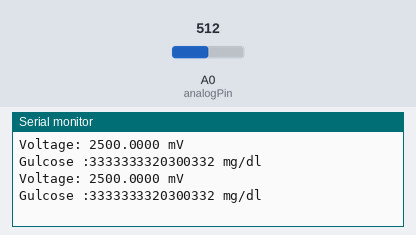
This sketch was run on a simulated Arduino Uno, built with avr-gcc and run on an emulated ATmega328P. Parts: the last lines printed to the serial monitor. The inputs (shaded band) are chosen by the test bench; at power-on: A0 (analogPin) = 512.

Above: at 1.8 s.
1.9 s: A0 (analogPin) set to 716
At 2.8 s:
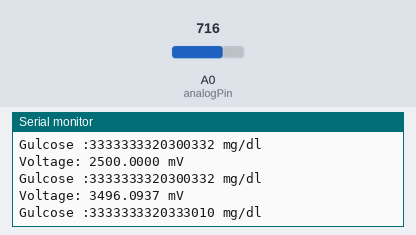
3.4 s: A0 (analogPin) set to 900
At 4.9 s:
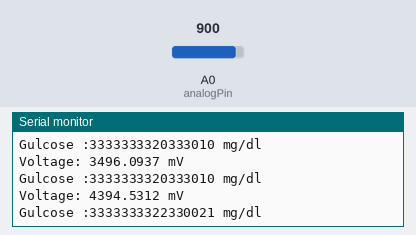
Timing chart, 0 to 6.4 s (numbered marks = the images above; inputs shaded):
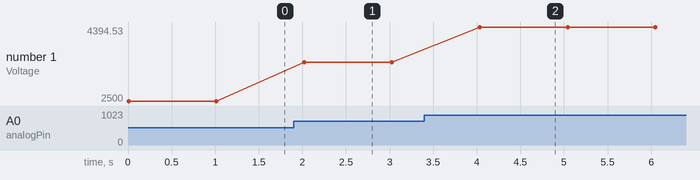

Measured:
- after the input at 1.9 s, the serial monitor: prints a new line after 0.12 s (image 1)
- after the input at 3.4 s, the serial monitor: prints a new line after 0.63 s (image 2)
- plotted number 1: 2500 → 3496.09 after the input at 1.9 s, 3496.09 → 4394.53 after the input at 3.4 s

The sketch:

sensor_interfacs.ino
```cpp
#include <Wire.h>
#include <LiquidCrystal_I2C.h>

LiquidCrystal_I2C lcd(0x27, 16, 2);

const int analogPin = A0;
const float A = 0.00008;
const float B = 0.1873;
const float C = 46.131;

const int numReadings = 10;
int readings[numReadings];
int readIndex = 0;
long total = 0;

void setup() {
  Wire.begin();
  Serial.begin(9600);

}

void loop() {
  int rawValue = analogRead(analogPin);
  float voltage = (float)rawValue * (5.0 / 1024.0);
  float x = voltage * 1000.0; //mV
  int  y = ((A * pow(x, 2) )+ B * x + C)*100;
  lcd.clear();
  lcd.setCursor(0, 0);
  lcd.print("Voltage:");
  lcd.setCursor(0, 1);
  lcd.print(x, 2);
  lcd.print(" mV");

  Serial.print("Voltage: ");
  Serial.print(x, 4);
  Serial.println(" mV");

  Serial.print("Gulcose :");
  Serial.print(y, 4);
  Serial.println(" mg/dl");

  delay(1000);
}
```
